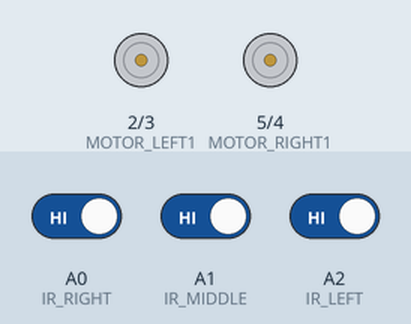
This sketch was run on a simulated Arduino Uno, built with avr-gcc and run on an emulated ATmega328P. On the bench: motor-driver pin pairs drawn as motors (green arrow = first pin HIGH = forward, orange = second pin HIGH = backward, longer = more drive, scaled by the enable pin). The inputs (shaded band) are chosen by the test bench; at power-on: A0 (IR_RIGHT) HIGH, A2 (IR_LEFT) HIGH, A1 (IR_MIDDLE) HIGH.

Above: at 1.4 s.
1.5 s: A0 (IR_RIGHT) driven LOW
At 1.8 s:
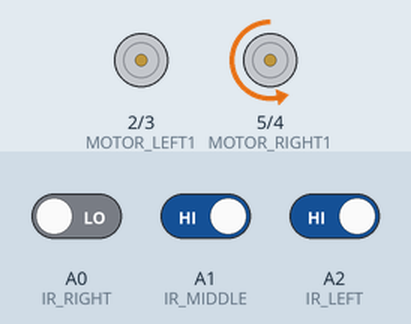
3.0 s: A2 (IR_LEFT) driven LOW
At 4.2 s:
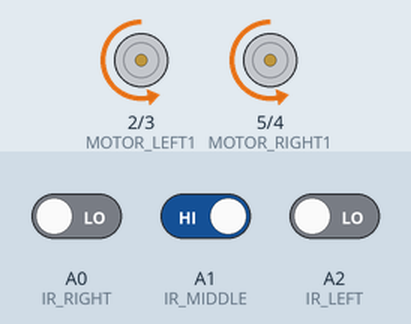
4.5 s: A1 (IR_MIDDLE) driven LOW
At 5.3 s:
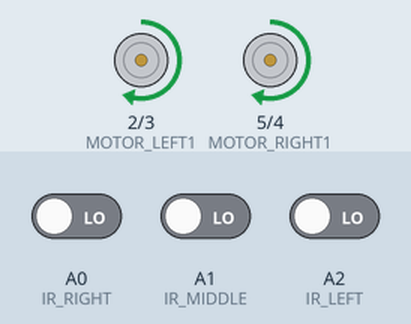
6.0 s: A0 (IR_RIGHT) driven HIGH
At 6.5 s:
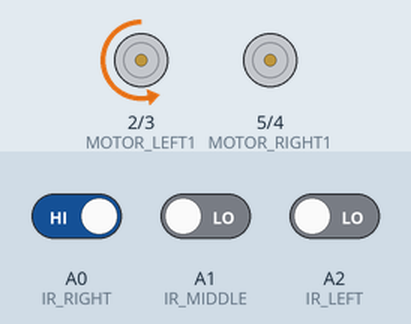
Timing chart, 0 to 8.5 s (numbered marks = the images above; inputs shaded):
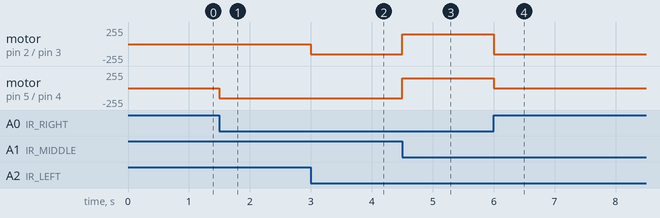

Measured:
- after the input at 1.5 s, motor on pin 5 (MOTOR_RIGHT1) / pin 4 (MOTOR_RIGHT2): stopped → backward 150/255 at once
- after the input at 3.0 s, motor on pin 2 (MOTOR_LEFT1) / pin 3 (MOTOR_LEFT2): stopped → backward 150/255 at once
- after the input at 4.5 s, motor on pin 2 (MOTOR_LEFT1) / pin 3 (MOTOR_LEFT2), motor on pin 5 (MOTOR_RIGHT1) / pin 4 (MOTOR_RIGHT2): backward 150/255 → forward 150/255 at once
- after the input at 6.0 s, motor on pin 2 (MOTOR_LEFT1) / pin 3 (MOTOR_LEFT2): forward 150/255 → backward 150/255 at once; motor on pin 5 (MOTOR_RIGHT1) / pin 4 (MOTOR_RIGHT2): forward 150/255 → stopped at once

The sketch:

HusseinKassem_Harry.ino
```cpp
#define MOTOR_LEFT1 2 // +ve
#define MOTOR_LEFT2 3 // -ve
#define MOTOR_LEFT_SPEED 10

#define MOTOR_RIGHT1 5 // +ve
#define MOTOR_RIGHT2 4 // -ve
#define MOTOR_RIGHT_SPEED 11

#define IR_RIGHT A0
#define IR_MIDDLE A1
#define IR_LEFT A2

void moveForward();
void moveBackward();
void rotate90right();
void rotate90Left();
void moveBackward();

void setup()
{
  pinMode(MOTOR_RIGHT2, OUTPUT);
  pinMode(MOTOR_RIGHT1, OUTPUT);
  pinMode(MOTOR_LEFT1, OUTPUT);
  pinMode(MOTOR_LEFT2, OUTPUT);
  pinMode(MOTOR_RIGHT_SPEED, OUTPUT);
  pinMode(MOTOR_LEFT_SPEED, OUTPUT);

  pinMode(IR_LEFT, INPUT);
  pinMode(IR_MIDDLE, INPUT);
  pinMode(IR_RIGHT, INPUT);

  // Set motors speed
  analogWrite(MOTOR_LEFT_SPEED, 150);
  analogWrite(MOTOR_RIGHT_SPEED, 150);
  delay(200);
}

void loop()
{
  // If all the sensors doesn't read any line then we are at a wrong edge and we need to go backwards
  if ((digitalRead(IR_LEFT) == 0) && (digitalRead(IR_MIDDLE) == 0) && (digitalRead(IR_RIGHT) == 0))
  {
    moveBackward();
  }

  // If the middle sensors only is reading then we are on the line and need to go forward
  if ((digitalRead(IR_LEFT) == 0) && (digitalRead(IR_MIDDLE) == 1) && (digitalRead(IR_RIGHT) == 0))
  {
    moveForward();
  }

  // If the left and and middle sensors are reading then we need to turn left
  if ((digitalRead(IR_LEFT) == 1) && (digitalRead(IR_MIDDLE) == 1) && (digitalRead(IR_RIGHT) == 0))
  {
    rotate90Left();
  }

  // This handles the case if the line is curved, as only the left sensor is reading so we need to go left
  if ((digitalRead(IR_LEFT) == 1) && (digitalRead(IR_MIDDLE) == 0) && (digitalRead(IR_RIGHT) == 0))
  {
    rotate90Left();
  }

  // If the right and and middle sensors are reading then we need to turn right
  if ((digitalRead(IR_LEFT) == 0) && (digitalRead(IR_MIDDLE) == 1) && (digitalRead(IR_RIGHT) == 1))
  {
    rotate90right();
  }

// This handles the case if the line is curved, as only the right sensor is reading so we need to go right
  if ((digitalRead(IR_LEFT) == 0) && (digitalRead(IR_MIDDLE) == 0) && (digitalRead(IR_RIGHT) == 1))
  {
    rotate90right();
  }

  // if all sensors are reading then we reached our destination, then we need to stop
  if ((digitalRead(IR_LEFT) == 1) && (digitalRead(IR_MIDDLE) == 1) && (digitalRead(IR_RIGHT) == 1))
  {
    stop();
  }
}

// makes the motors spin cw
void moveForward()
{
  digitalWrite(MOTOR_LEFT1, LOW);
  digitalWrite(MOTOR_LEFT2, HIGH);
  digitalWrite(MOTOR_RIGHT1, LOW);
  digitalWrite(MOTOR_RIGHT2, HIGH);
}

// makes the motors ccw
void moveBackward()
{
  digitalWrite(MOTOR_LEFT1, HIGH);
  digitalWrite(MOTOR_LEFT2, LOW);
  digitalWrite(MOTOR_RIGHT1, HIGH);
  digitalWrite(MOTOR_RIGHT2, LOW);
}

// stops the right motor so we can go right
void rotate90right()
{
  digitalWrite(MOTOR_LEFT1, LOW);
  digitalWrite(MOTOR_LEFT2, HIGH);
  digitalWrite(MOTOR_RIGHT1, LOW);
  digitalWrite(MOTOR_RIGHT2, LOW);
}

// stops the left motor so we can go left
void rotate90Left()
{
  digitalWrite(MOTOR_LEFT1, LOW);
  digitalWrite(MOTOR_LEFT2, LOW);
  digitalWrite(MOTOR_RIGHT1, LOW);
  digitalWrite(MOTOR_RIGHT2, HIGH);
}

// stops the rotation of the two motors
void stop()
{
  digitalWrite(MOTOR_LEFT1, LOW);
  digitalWrite(MOTOR_LEFT2, LOW);
  digitalWrite(MOTOR_RIGHT1, LOW);
  digitalWrite(MOTOR_RIGHT2, LOW);
}
```
